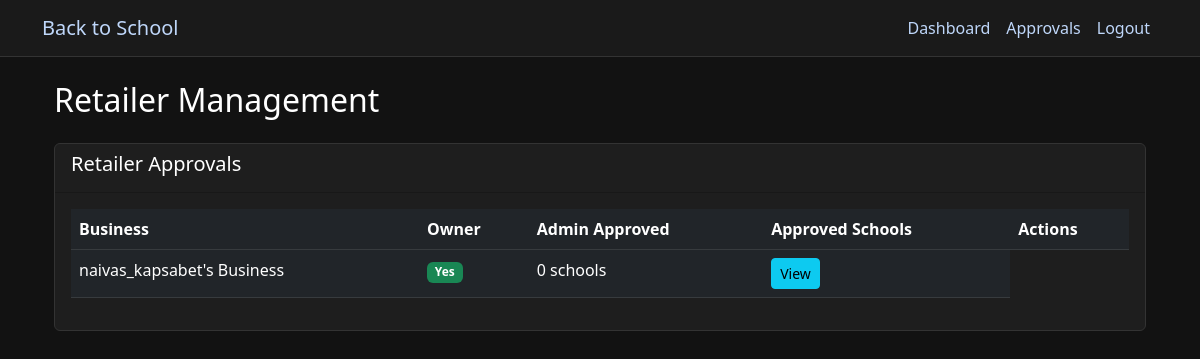
Page /admin/retailers (signed in) on the earlier database version.
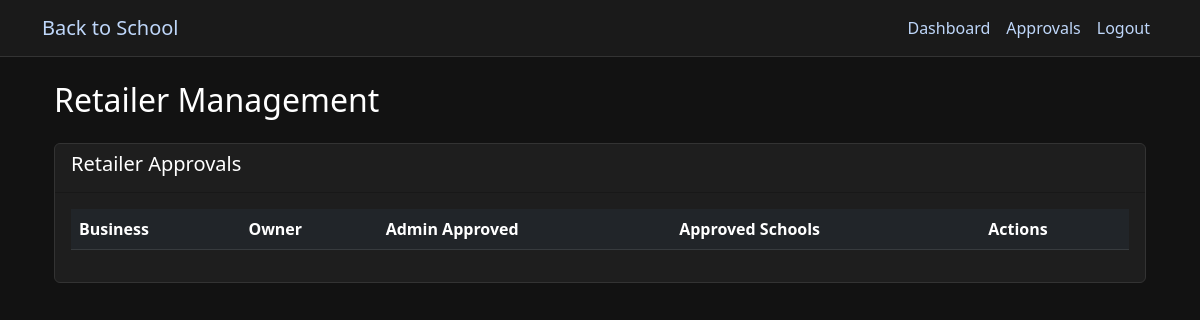
Same page on the later database version.
### run.py (models this page shows)
class Retailer(db.Model):
    id = db.Column(db.Integer, primary_key=True)
    user_id = db.Column(db.Integer, db.ForeignKey('user.id'), nullable=False)
    business_name = db.Column(db.String(100), nullable=False)
    business_address = db.Column(db.String(200))
    is_approved_by_admin = db.Column(db.Boolean, default=False)
    is_approved_by_school = db.Column(db.Boolean, default=False)
    approved_schools = db.relationship('School', secondary='retailer_school', backref='approved_retailers')

### run.py (the view)
@app.route('/admin/retailers')
@role_required(['app_admin'])
def admin_retailers():
    retailers = Retailer.query.order_by(Retailer.is_approved_by_admin).all()
    return render_template('admin/retailers.html', retailers=retailers)

### run.py (called while the page is built)
def role_required(roles):
    def decorator(f):
        @wraps(f)
        def decorated_function(*args, **kwargs):
            if 'user_id' not in session:
                flash('Please log in to access this page', 'error')
                return redirect(url_for('login'))
            if session['role'] not in roles:
                flash('You do not have permission to access this page', 'error')
                return redirect(url_for('dashboard'))
            return f(*args, **kwargs)
        return decorated_function
    return decorator

### templates/admin/retailers.html (shortened to what this page needs)
{% extends "base.html" %}
{% block content %}
<div class="container">
    <h2 class="mb-4">Retailer Management</h2>
    <div class="card">
        <div class="card-header">
            <h5>Retailer Approvals</h5>
        </div>
        <div class="card-body">
            <div class="table-responsive">
                <table class="table table-dark">
                    <thead>
                        <tr>
                            <th>Business</th>
                            <th>Owner</th>
                            <th>Admin Approved</th>
                            <th>Approved Schools</th>
                            <th>Actions</th>
                        </tr>
                    </thead>
                    <tbody>
                        {% for retailer in retailers %}
                        <tr>
                            <td>{{ retailer.business_name }}</td>
                            <td>
                                <span class="badge bg-{{ 'success' if retailer.is_approved_by_admin else 'warning' }}">
                                    {{ 'Yes' if retailer.is_approved_by_admin else 'No' }}
                                </span>
                            </td>
                            <td>{{ retailer.approved_schools|length }} schools</td>
                            <td>
                                <button type="button" class="btn btn-sm btn-info" data-bs-toggle="modal" data-bs-target="#schoolsModal{{ retailer.id }}">
                                    View
                                </button>
                            </td>
                        </tr>
                        {% endfor %}
                    </tbody>
                </table>
            </div>
        </div>
    </div>
</div>
{% endblock %}

Differences in the rows shown:
removed Retailer: business_name "naivas_kapsabet's Business", is_approved_by_admin "Yes", approved_schools|length "0"
